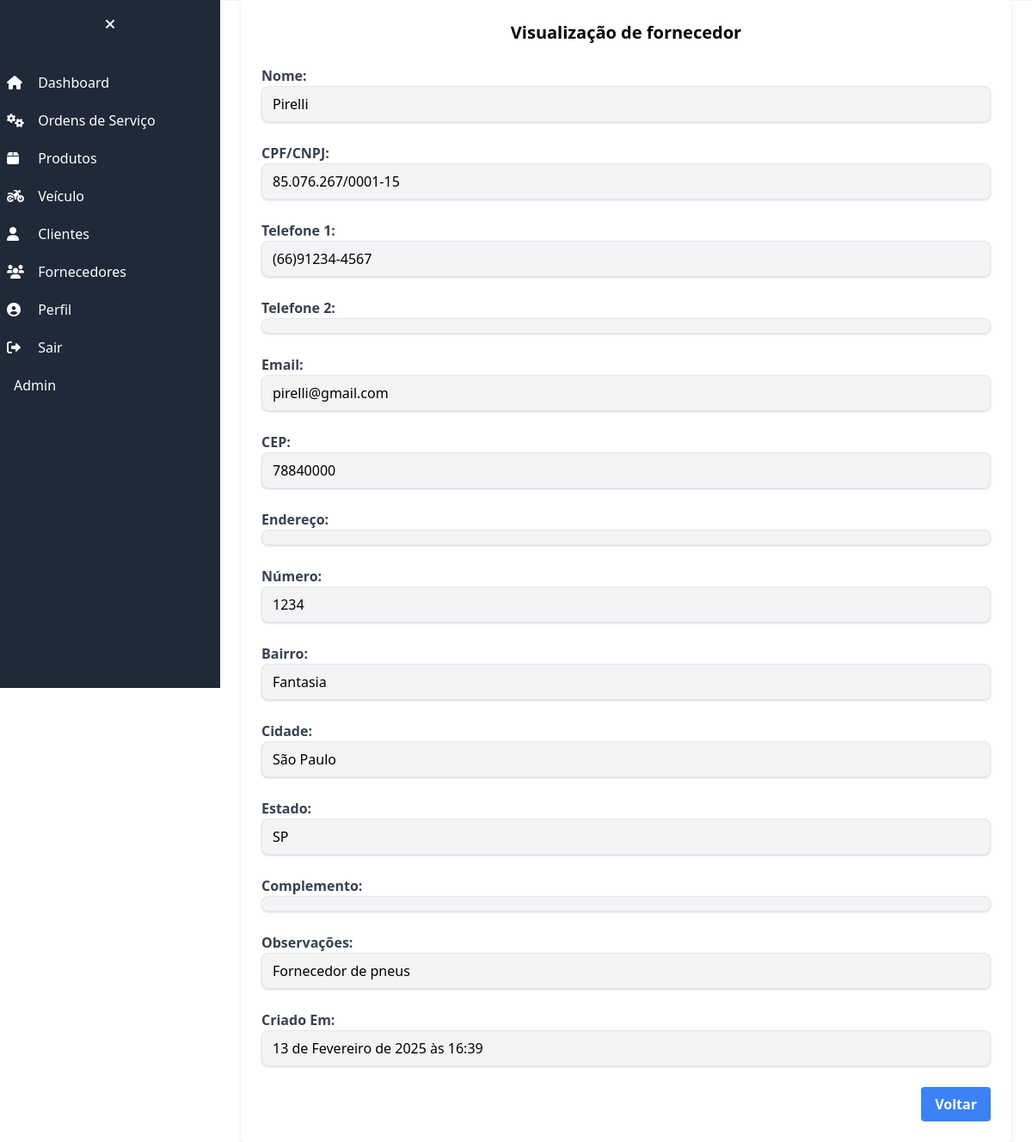
The page /fornecedor/fornecedor/1/ (signed in) on the database its author committed.
### fornecedor/models.py (models this page shows, shortened)
class Fornecedor(models.Model):
    nome = models.CharField('NOME', max_length=255)
    cpf_cnpj = models.CharField('CPF/CNPJ', max_length=18, validators=[validate_cpf_cnpj])
    telefone = models.CharField('TELEFONE 1', max_length=20, validators=[validate_phone])
    telefone2 = models.CharField('TELEFONE 2', max_length=20, validators=[validate_phone], blank=True)
    email = models.EmailField('EMAIL', blank=True)
    endereco_cep = models.CharField('CEP', max_length=10, blank=True)
    endereco_logradouro = models.CharField('ENDEREÇO', max_length=255, blank=True)
    endereco_numero = models.CharField('NÚMERO', max_length=10, blank=True)
    endereco_bairro = models.CharField('BAIRRO', max_length=255, blank=True)
    endereco_cidade = models.CharField('CIDADE', max_length=255, blank=True)
    endereco_estado = models.CharField('ESTADO', max_length=2, choices=ESTADOS_CHOICES, blank=True)
    endereco_complemento = models.CharField('COMPLEMENTO', max_length=255, blank=True)
    observacao = models.TextField('OBSERVAÇÕES', blank=True)
    criado_em = models.DateTimeField('CRIADO EM', auto_now_add=True)
    class Meta:
        verbose_name = 'Fornecedor'
        verbose_name_plural = 'Fornecedores'

### fornecedor/views.py (the view)
# urls.py: path('fornecedor/<int:pk>/', FornecedorDetailView.as_view(), name='fornecedor_detail'),
class FornecedorDetailView(DetailView):
    model = Fornecedor
    template_name = 'fornecedor_detail.html'
    context_object_name = 'fornecedor'

### fornecedor/templates/fornecedor_detail.html (shortened to what this page needs)
{% extends "base.html" %}
{% block content %}
<div class="w-full max-w-4xl bg-white mx-auto rounded shadow-md p-6">
    <h2 class="text-xl font-bold mb-6 text-center">Visualização de fornecedor</h2>
    <div class="grid grid-cols-1 gap-6">
        <div>
            <label class="block font-bold text-gray-700">Nome:</label>
            <p class="py-2 px-3 border rounded-lg shadow bg-gray-100">{{fornecedor.nome}}</p>
        </div>
        <div>
            <label class="block font-bold text-gray-700">CPF/CNPJ:</label>
            <p class="py-2 px-3 border rounded-lg shadow bg-gray-100">{{fornecedor.cpf_cnpj}}</p>
        </div>
        <div>
            <label class="block font-bold text-gray-700">Telefone 1:</label>
            <p class="py-2 px-3 border rounded-lg shadow bg-gray-100">{{fornecedor.telefone}}</p>
        </div>
        <div>
            <label class="block font-bold text-gray-700">Telefone 2:</label>
            <p class="py-2 px-3 border rounded-lg shadow bg-gray-100">{{fornecedor.telefone2}}</p>
        </div>
        <div>
            <label class="block font-bold text-gray-700">Email:</label>
            <p class="py-2 px-3 border rounded-lg shadow bg-gray-100">{{fornecedor.email}}</p>
        </div>
        <div>
            <label class="block font-bold text-gray-700">CEP:</label>
            <p class="py-2 px-3 border rounded-lg shadow bg-gray-100">{{fornecedor.endereco_cep}}</p>
        </div>
        <div>
            <label class="block font-bold text-gray-700">Endereço:</label>
            <p class="py-2 px-3 border rounded-lg shadow bg-gray-100">{{fornecedor.endereco_logradouro}}</p>
        </div>
        <div>
            <label class="block font-bold text-gray-700">Número:</label>
            <p class="py-2 px-3 border rounded-lg shadow bg-gray-100">{{fornecedor.endereco_numero}}</p>
        </div>
        <div>
            <label class="block font-bold text-gray-700">Bairro:</label>
            <p class="py-2 px-3 border rounded-lg shadow bg-gray-100">{{fornecedor.endereco_bairro}}</p>
        </div>
        <div>
            <label class="block font-bold text-gray-700">Cidade:</label>
            <p class="py-2 px-3 border rounded-lg shadow bg-gray-100">{{fornecedor.endereco_cidade}}</p>
        </div>
        <div>
            <label class="block font-bold text-gray-700">Estado:</label>
            <p class="py-2 px-3 border rounded-lg shadow bg-gray-100">{{fornecedor.endereco_estado}}</p>
        </div>
        <div>
            <label class="block font-bold text-gray-700">Complemento:</label>
            <p class="py-2 px-3 border rounded-lg shadow bg-gray-100">{{fornecedor.endereco_complemento}}</p>
        </div>
        <div>
            <label class="block font-bold text-gray-700">Observações:</label>
            <p class="py-2 px-3 border rounded-lg shadow bg-gray-100">{{fornecedor.observacao}}</p>
        </div>
        <div>
            <label class="block font-bold text-gray-700">Criado Em:</label>
            <p class="py-2 px-3 border rounded-lg shadow bg-gray-100">{{fornecedor.criado_em}}</p>
        </div>
    </div>
    <div class="mt-6 flex justify-end">
        <a href="/fornecedor/" class="bg-blue-500 hover:bg-blue-600 text-white font-bold py-2 px-4 rounded focus:outline-none focus:shadow-outline">Voltar</a>
    </div>
</div>
{% endblock  %}

### rows shown on the page
Fornecedor: nome "Pirelli", cpf_cnpj "85.076.267/0001-15", telefone "(66)91234-4567", email "pirelli@gmail.com", endereco_cep "78840000", endereco_numero "1234", endereco_bairro "Fantasia", endereco_cidade "São Paulo", endereco_estado "SP", observacao "Fornecedor de pneus", criado_em "13 de Fevereiro de 2025 às 16:39"
